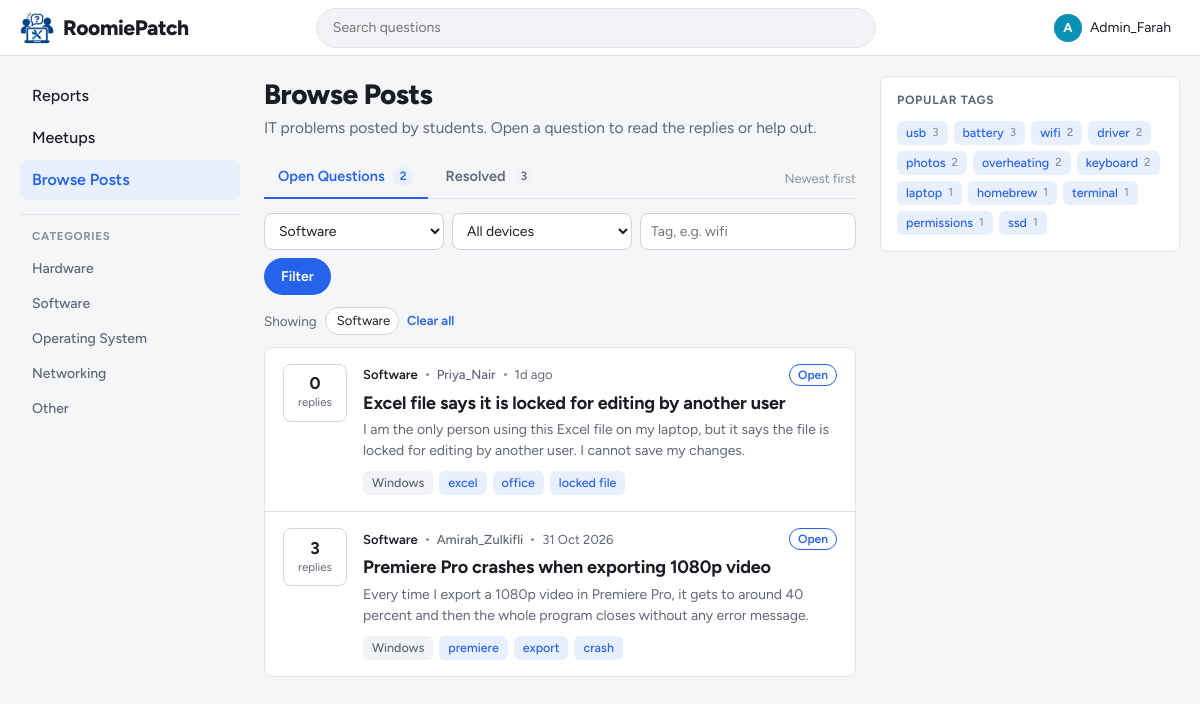
The page /student/browse.php?category=2 (signed in) on the database its author committed.
### tables this page shows
CREATE TABLE categories (
    category_id   INT AUTO_INCREMENT PRIMARY KEY,
    category_name VARCHAR(50) NOT NULL UNIQUE
);

CREATE TABLE posts (
    post_id     INT AUTO_INCREMENT PRIMARY KEY,
    user_id     INT NOT NULL,
    title       VARCHAR(150) NOT NULL,
    description TEXT NOT NULL,
    category_id INT NOT NULL,
    device_os   ENUM('Windows', 'macOS', 'Linux', 'Android', 'iOS', 'Other') NOT NULL,
    tags        VARCHAR(255) NULL,                 
    status      ENUM('Open', 'Resolved') NOT NULL DEFAULT 'Open',
    created_at  DATETIME NOT NULL DEFAULT CURRENT_TIMESTAMP,
    FOREIGN KEY (user_id) REFERENCES users(user_id) ON DELETE CASCADE,
    FOREIGN KEY (category_id) REFERENCES categories(category_id)
);

CREATE TABLE users (
    user_id   INT AUTO_INCREMENT PRIMARY KEY,
    username  VARCHAR(50)  NOT NULL UNIQUE,
    login_id  VARCHAR(20)  NOT NULL UNIQUE,       
    password  VARCHAR(255) NOT NULL,              
    role      ENUM('student', 'admin') NOT NULL DEFAULT 'student',
     
     
    reputation INT NOT NULL DEFAULT 0,
    bio       TEXT NULL
);

### student/browse.php (the view, shortened to what this page needs)
<?php
$active = 'browse';
include '../includes/header.php';
$status   = get_text('status') === 'resolved' ? 'Resolved' : 'Open';
$q        = get_text('q', 100);
$category = (int) get_text('category');
$device   = in_array(get_text('device'), DEVICE_OPTIONS, true) ? get_text('device') : '';
$tag      = get_text('tag', 50);
$categories = $conn->query('SELECT category_id, category_name FROM categories ORDER BY category_id')->fetch_all(MYSQLI_ASSOC);
$category_name = '';
foreach ($categories as $cat) {
    if ((int) $cat['category_id'] === $category) {
        $category_name = $cat['category_name'];
    }
}
$where  = [];
$types  = '';
$params = [];
if ($category > 0) {
    $where[] = 'p.category_id = ?';
    $types .= 'i';
    $params[] = $category;
}
$count_sql = 'SELECT p.status, COUNT(*) AS total FROM posts p'
    . ($where ? ' WHERE ' . implode(' AND ', $where) : '')
    . ' GROUP BY p.status';
$stmt = $conn->prepare($count_sql);
if ($types !== '') {
    $stmt->bind_param($types, ...$params);
}
$stmt->execute();
$counts = ['Open' => 0, 'Resolved' => 0];
foreach ($stmt->get_result() as $row) {
    $counts[$row['status']] = (int) $row['total'];
}
$list_where = array_merge($where, ['p.status = ?']);
$stmt = $conn->prepare(POST_LIST_SQL . ' WHERE ' . implode(' AND ', $list_where) . ' ORDER BY p.created_at DESC');
$stmt->bind_param($types . 's', ...array_merge($params, [$status]));
$stmt->execute();
$posts = $stmt->get_result();
$tag_counts = [];
foreach ($conn->query('SELECT tags FROM posts') as $row) {
    foreach (tag_list($row['tags']) as $t) {
        $key = strtolower($t);
        $tag_counts[$key] = ($tag_counts[$key] ?? 0) + 1;
    }
}
arsort($tag_counts);
$tag_counts = array_slice($tag_counts, 0, 12, true);
function browse_url($changes = [])
{
    global $status, $q, $category, $device, $tag;
    $query = array_merge([
        'status'   => $status === 'Resolved' ? 'resolved' : '',
        'q'        => $q,
        'category' => $category ?: '',
        'device'   => $device,
        'tag'      => $tag,
    ], $changes);
    $query = array_filter($query, function ($value) {
        return $value !== '' && $value !== null;
    });
    return BASE_URL . 'student/browse.php' . ($query ? '?' . http_build_query($query) : '');
}
$has_filters = $q !== '' || $category > 0 || $device !== '' || $tag !== '';
?>
<main class="content">
    <div class="page-head">
        <h1>Browse Posts</h1>
        <p>IT problems posted by students. Open a question to read the replies or help out.</p>
    </div>
    <div class="tabs-row">
        <nav class="tabs" aria-label="Post status">
            <a class="tab<?= $status === 'Open' ? ' active' : '' ?>" href="<?= e(browse_url(['status' => ''])) ?>"
               <?= $status === 'Open' ? 'aria-current="page"' : '' ?>>
                Open Questions <span class="tab-count"><?= $counts['Open'] ?></span>
            </a>
            <a class="tab<?= $status === 'Resolved' ? ' active' : '' ?>" href="<?= e(browse_url(['status' => 'resolved'])) ?>"
               <?= $status === 'Resolved' ? 'aria-current="page"' : '' ?>>
                Resolved <span class="tab-count"><?= $counts['Resolved'] ?></span>
            </a>
        </nav>
        <span class="sort-label">Newest first</span>
    </div>
    <form class="filter-bar" action="browse.php" method="get">
        <select class="input input-sm" id="f-category" name="category">
            <?php foreach ($categories as $cat): ?>
                <option value="<?= (int) $cat['category_id'] ?>" <?= (int) $cat['category_id'] === $category ? 'selected' : '' ?>>
                    <?= e($cat['category_name']) ?>
                </option>
            <?php endforeach; ?>
        </select>
        <select class="input input-sm" id="f-device" name="device">
            <option value="">All devices</option>
        </select>
        <input class="input input-sm" type="text" id="f-tag" name="tag" placeholder="Tag, e.g. wifi" value="<?= e($tag) ?>">
        <button type="submit" class="btn btn-primary btn-sm">Filter</button>
    </form>
    <?php if ($has_filters): ?>
        <div class="active-filters">
            <span>Showing</span>
            <?php if ($category > 0): ?>
                <a class="filter-pill" href="<?= e(browse_url(['category' => ''])) ?>" title="Remove category filter">
                    <?= e($category_name) ?> <?= icon('close', 14) ?>
                </a>
            <?php endif; ?>
            <a class="clear-filters" href="<?= e(browse_url(['q' => '', 'category' => '', 'device' => '', 'tag' => ''])) ?>">Clear all</a>
        </div>
    <?php endif; ?>
    <div class="feed">
        <?php if ($posts->num_rows === 0): ?>
            <div class="empty-state">
                <?php if ($has_filters): ?>
                    <strong>No <?= $status === 'Open' ? 'open' : 'resolved' ?> questions match</strong>
                    Try removing a filter or searching for something else.
                <?php elseif ($status === 'Open'): ?>
                    <strong>No open questions</strong>
                    Every question has been resolved. Nice work, everyone.
                <?php else: ?>
                    <strong>No resolved questions yet</strong>
                    Questions appear here once the author marks a reply as resolved.
                <?php endif; ?>
            </div>
        <?php else: ?>
            <?php while ($post = $posts->fetch_assoc()): ?>
                <?php include '../includes/post_card.php'; ?>
            <?php endwhile; ?>
        <?php endif; ?>
    </div>
</main>
<aside class="rail">
    <section class="rail-box">
        <h2>Popular tags</h2>
        <?php if (!$tag_counts): ?>
            <p>No tags yet.</p>
        <?php else: ?>
            <div class="tag-cloud">
                <?php foreach ($tag_counts as $name => $total): ?>
                    <a class="chip<?= strcasecmp($name, $tag) === 0 ? ' chip-active' : '' ?>" href="<?= e(browse_url(['tag' => $name])) ?>">
                        <?= e($name) ?><span class="chip-count"><?= $total ?></span>
                    </a>
                <?php endforeach; ?>
            </div>
        <?php endif; ?>
    </section>
</aside>
<?php include '../includes/footer.php'; ?>

### includes/sidebar.php (shortened to what this page needs)
<?php
function nav_link($key, $href, $icon_name, $label, $active, $badge = null)
{
    $class = $key === $active ? 'nav-link active' : 'nav-link';
    $current = $key === $active ? ' aria-current="page"' : '';
    $badge_html = '';
    return '<a class="' . $class . '" href="' . BASE_URL . $href . '"' . $current . '>'
        . icon($icon_name) . '<span>' . e($label) . '</span>' . $badge_html . '</a>';
}
?>
<nav class="sidebar" aria-label="Main">
    <?php if ($is_admin): ?>
        <div class="nav-group">
            <?= nav_link('reports', 'admin/dashboard.php', 'flag', 'Reports', $active) ?>
            <?= nav_link('meetups', 'admin/meetups.php', 'meetup', 'Meetups', $active) ?>
            <?= nav_link('browse', 'student/browse.php', 'list', 'Browse Posts', $active) ?>
        </div>
    <?php endif; ?>
    <div class="nav-group">
        <h2 class="nav-heading">Categories</h2>
        <?php
        $categories = $conn->query('SELECT category_id, category_name FROM categories ORDER BY category_id');
        while ($cat = $categories->fetch_assoc()):
        ?>
            <a class="nav-link nav-link-plain" href="<?= BASE_URL ?>student/browse.php?category=<?= (int) $cat['category_id'] ?>">
                <?= e($cat['category_name']) ?>
            </a>
        <?php endwhile; ?>
    </div>
</nav>

### includes/post_card.php (shortened to what this page needs)
<?php
$is_resolved = $post['status'] === 'Resolved';
$post_link = BASE_URL . 'student/post.php?id=' . (int) $post['post_id'];
$profile_link = BASE_URL . 'student/profile.php?id=' . (int) $post['user_id'];
$replies_label = $post['reply_count'] == 1 ? 'reply' : 'replies';
?>
<article class="post-card<?= $is_resolved ? ' is-resolved' : '' ?>">
    <div class="post-stat<?= $is_resolved ? ' resolved' : '' ?>"
         title="<?= $is_resolved ? 'Resolved' : 'Open' ?>, <?= (int) $post['reply_count'] ?> <?= $replies_label ?>">
        <span class="post-stat-count"><?= (int) $post['reply_count'] ?></span>
        <span class="post-stat-label"><?= $replies_label ?></span>
    </div>
    <div class="post-body">
        <div class="post-meta">
            <span class="post-category"><?= e($post['category_name']) ?></span>
            <span class="dot" aria-hidden="true"></span>
            <a class="post-author" href="<?= $profile_link ?>"><?= e($post['username']) ?></a>
            <span class="dot" aria-hidden="true"></span>
            <time datetime="<?= e($post['created_at']) ?>"><?= e(time_ago($post['created_at'])) ?></time>
            <?php if ($is_resolved): ?>
                <span class="status-badge resolved"><?= icon('check', 14) ?>Resolved</span>
            <?php else: ?>
                <span class="status-badge open">Open</span>
            <?php endif; ?>
        </div>
        <h3 class="post-title"><a href="<?= $post_link ?>"><?= e($post['title']) ?></a></h3>
        <p class="post-excerpt"><?= e(excerpt($post['description'])) ?></p>
        <div class="post-footer">
            <span class="chip chip-device"><?= e($post['device_os']) ?></span>
            <?php foreach (tag_list($post['tags']) as $card_tag): ?>
                <a class="chip" href="<?= BASE_URL ?>student/browse.php?tag=<?= urlencode($card_tag) ?>"><?= e($card_tag) ?></a>
            <?php endforeach; ?>
        </div>
    </div>
</article>

### rows shown on the page
categories: category_name "Hardware"
categories: category_name "Software"
categories: category_name "Operating System"
categories: category_name "Networking"
categories: category_name "Other"
posts: reply_count "0", replies_label "replies", category.category_name "Software", user.username "Priya_Nair", created_at "1d ago", status "Open", title "Excel file says it is locked for editing by another user", description "I am the only person using this Excel file on my laptop, but it says the file is locked for editing by another user. I cannot save my changes.", device_os "Windows", tags "excel", tags "office", tags "locked file"
posts: reply_count "3", replies_label "replies", category.category_name "Software", user.username "Amirah_Zulkifli", created_at "31 Oct 2026", status "Open", title "Premiere Pro crashes when exporting 1080p video", description "Every time I export a 1080p video in Premiere Pro, it gets to around 40 percent and then the whole program closes without any error message.", device_os "Windows", tags "premiere", tags "export", tags "crash"

### other values the page prints
$letter "A"
$_SESSION['username'] "Admin_Farah"
$label "Reports Meetups Browse Posts"
$counts['Open'] "2"
$counts['Resolved'] "3"
$name "usb"
$total "3"
$name "battery"
$name "wifi"
$total "2"
$name "driver"
$name "photos"
$name "overheating"
$name "keyboard"
$name "laptop"
